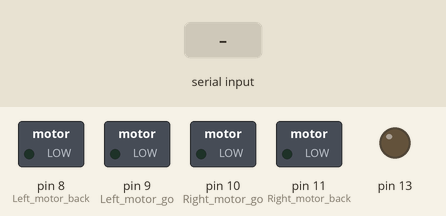
Bench run of a sketch on a simulated Arduino Uno, built with avr-gcc and run on an emulated ATmega328P. Shown: switched loads named in the sketch (green lamp = pin HIGH), output pins drawn as LEDs (lit = HIGH). Inputs (shaded band) come from the test bench.

Above: at 1.2 s.
1.3 s: "F" received over Serial
At 2.0 s:
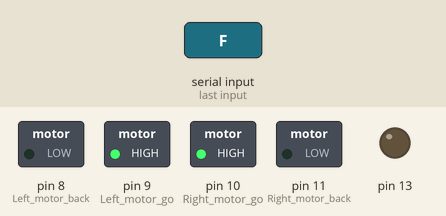
2.8 s: "B" received over Serial
At 3.2 s:
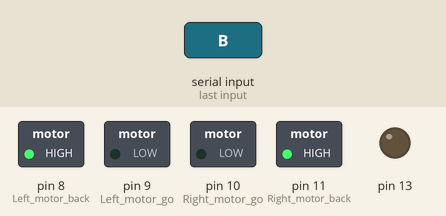
4.3 s: "L" received over Serial
At 5.5 s:
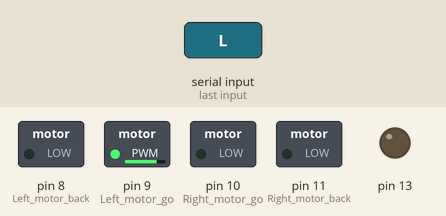
5.8 s: "R" received over Serial
At 6.7 s:
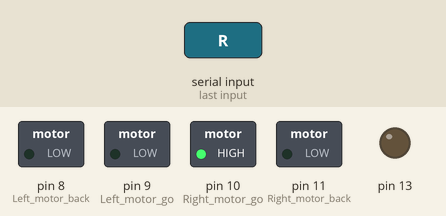
7.3 s: "F" received over Serial
At 7.8 s:
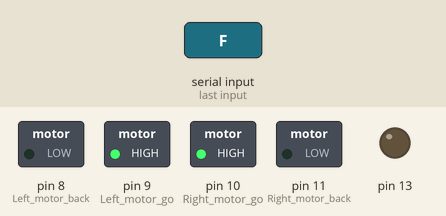
Timing chart, 0 to 9.8 s (numbered marks = the images above; inputs shaded):
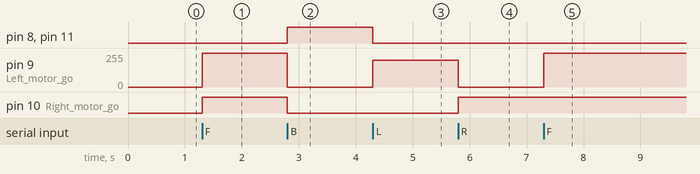

The sketch:

sketch_jun21a.ino
```cpp
// SPAC2 블루투스 무선 구동실험

int Left_motor_back=8;     //좌측모터후진(IN1)
int Left_motor_go=9;     //좌측모터전진(IN2)

int Right_motor_go=10;    // 우측모터전진(IN3)
int Right_motor_back=11;    // 우측모터후진(IN4)

char command;

void setup()
{
  //모터구동을을 위한 초기화
  pinMode(Left_motor_go,OUTPUT); // PIN 8 (PWM)
  pinMode(Left_motor_back,OUTPUT); // PIN 9 (PWM)
  pinMode(Right_motor_go,OUTPUT);// PIN 10 (PWM)
  pinMode(Right_motor_back,OUTPUT);// PIN 11 (PWM)
  pinMode(13, OUTPUT);////포트설정 출력

  Serial.begin(9600);  //전송속도9600
}
void run()     // 전진
{
  digitalWrite(Right_motor_go,HIGH);  //우측모터전진
  digitalWrite(Right_motor_back,LOW);
  //analogWrite(Right_motor_go,200);//PWM값 0~255 조정,모터의 회전속도 조절.
  //analogWrite(Right_motor_back,0);
  digitalWrite(Left_motor_go,HIGH);  //좌측모터전진
  digitalWrite(Left_motor_back,LOW);
  //analogWrite(Left_motor_go,200);//PWM값 0~255 조정,모터의 회전속도 조절.
  //analogWrite(Left_motor_back,0);
  //delay(time * 100);   //딜레이
}

void brake()         //제동, 정지
{
  digitalWrite(Right_motor_go,LOW);
  digitalWrite(Right_motor_back,LOW);
  digitalWrite(Left_motor_go,LOW);
  digitalWrite(Left_motor_back,LOW);
  //delay(time * 100);//딜레이
}

void left()         //좌회전(좌측정지，우측직진)
{
  digitalWrite(Right_motor_go,HIGH);  // 우측모터전진
  digitalWrite(Right_motor_back,LOW);
  //analogWrite(Right_motor_go,200);
  //analogWrite(Right_motor_back,0);//PWM값 0~255 조정,모터의 회전속도 조절.
  digitalWrite(Left_motor_go,LOW);   //좌측모터정지
  digitalWrite(Left_motor_back,LOW);
  //analogWrite(Left_motor_go,0);
  //analogWrite(Left_motor_back,0);//PWM값 0~255 조정,모터의 회전속도 조절.
  //delay(time * 100);  //딜레이
}

void spin_left()         //좌측스핀(좌측후진，우측직진)
{
  digitalWrite(Right_motor_go,HIGH);  // 우측모터전진
  digitalWrite(Right_motor_back,LOW);
  //analogWrite(Right_motor_go,200);
  //analogWrite(Right_motor_back,0);//PWM값 0~255 조정,모터의 회전속도 조절.
  digitalWrite(Left_motor_go,LOW);   //좌측모터후진
  digitalWrite(Left_motor_back,HIGH);
  //analogWrite(Left_motor_go,0);
  //analogWrite(Left_motor_back,200);//PWM값 0~255 조정,모터의 회전속도 조절.
  //delay(time * 100);  //딜레이
}

void right()        //우회전(우측정지, 좌측직진)
{
  digitalWrite(Right_motor_go,LOW);   //우측모터정지
  digitalWrite(Right_motor_back,LOW);
  analogWrite(Right_motor_go,0);
  analogWrite(Right_motor_back,0);//PWM값 0~255 조정,모터의 회전속도 조절.
  digitalWrite(Left_motor_go,HIGH);//좌측모터전진
  digitalWrite(Left_motor_back,LOW);
  analogWrite(Left_motor_go,200);
  analogWrite(Left_motor_back,0);//PWM값 0~255 조정,모터의 회전속도 조절.
  //delay(time * 100);  //딜레이
}

void spin_right()        //우측스핀(우측후진, 좌측전진)
{
  digitalWrite(Right_motor_go,LOW);   //우측모터후진
  digitalWrite(Right_motor_back,HIGH);
  //analogWrite(Right_motor_go,0);
  //analogWrite(Right_motor_back,200);//PWM값 0~255 조정,모터의 회전속도 조절.
  digitalWrite(Left_motor_go,HIGH);//좌측모터전진
  digitalWrite(Left_motor_back,LOW);
  //analogWrite(Left_motor_go,200);
  //analogWrite(Left_motor_back,0);//PWM값 0~255 조정,모터의 회전속도 조절.
  //delay(time * 100);  //딜레이
}

void back()          //후진
{
  digitalWrite(Right_motor_go,LOW);  //우측모터후진
  digitalWrite(Right_motor_back,HIGH);
  //analogWrite(Right_motor_go,0);
  //analogWrite(Right_motor_back,150);//PWM값 0~255 조정,모터의 회전속도 조절.
  digitalWrite(Left_motor_go,LOW);  //좌측모터후진
  digitalWrite(Left_motor_back,HIGH);
  //analogWrite(Left_motor_go,0);
  //analogWrite(Left_motor_back,150);//PWM값 0~255 조정,모터의 회전속도 조절.
  //delay(time * 100);     //딜레이
}

void loop(){
  if(Serial.available() > 0){
    command = Serial.read();
    brake(); //initialize with motors stoped
    //Change pin mode only if new command is different from previous.
    //Serial.println(command);
    switch(command){
    case 'F':
      run();
      break;
    case 'B':
       back();
      break;
    case 'L':
      right();
      break;
    case 'R':
      left();
      break;
    }
  }
}
```

Measured:
- after the input at 1.3 s, pin 9 (Left_motor_go): 0/255 → 255/255 at once; pin 10 (Right_motor_go): LOW → HIGH at once
- after the input at 2.8 s, pin 8 (Left_motor_back), pin 11 (Right_motor_back): LOW → HIGH at once; pin 9 (Left_motor_go): 255/255 → 0/255 at once; pin 10 (Right_motor_go): HIGH → LOW at once
- after the input at 4.3 s, pin 8 (Left_motor_back), pin 11 (Right_motor_back): HIGH → LOW at once; pin 9 (Left_motor_go): 0/255 → 200/255 at once
- after the input at 5.8 s, pin 9 (Left_motor_go): 200/255 → 0/255 at once; pin 10 (Right_motor_go): LOW → HIGH at once
- after the input at 7.3 s, pin 9 (Left_motor_go): 0/255 → 255/255 at once
